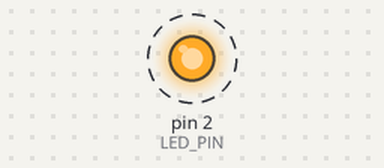
The sketch below on a simulated Arduino Uno, built with avr-gcc and run on an emulated ATmega328P. Parts: output pins drawn as LEDs (lit = HIGH). Dashed ring = blinking. No radio packets arrive unless stated.

Above: at 0.03 s.
Timing chart, 0 to 3.0 s (numbered marks = the images above):
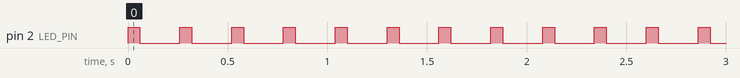

The sketch:

trx.ino
```cpp
#include <VirtualWire.h>

#define LED_PIN 2

void setup()
{
  pinMode(LED_PIN, OUTPUT);
    vw_set_ptt_inverted(true);  // Required by the RF module=
    vw_setup(1000);            // bps connection speed
    vw_set_tx_pin(0);         // Arduino pin to connect the receiver data pin
    vw_set_ptt_pin(1);
    vw_set_rx_pin(3);

}

void loop()
{
   //Message to send:
   const char *msg = "IT WORKS!!!";
   digitalWrite(LED_PIN, HIGH);
   vw_send((uint8_t *)msg, strlen(msg));

   vw_wait_tx();        // We wait to finish sending the message
   digitalWrite(LED_PIN, LOW);
   delay(200);         // We wait to send the message again
}
```

Measured:
- by itself, pin 2 (LED_PIN): alternates HIGH for 0.06 s and LOW for 0.20 s
